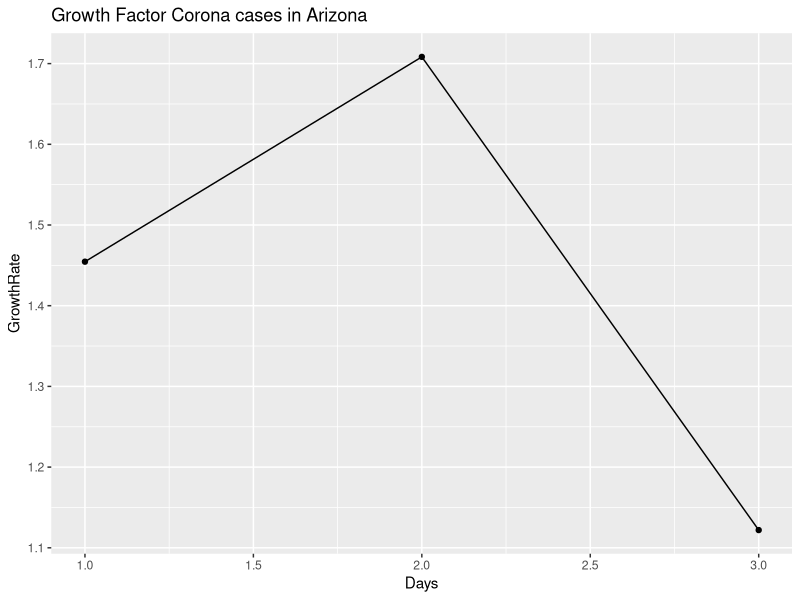

Here is the R script that generated this plot:
library(ggplot2)

coronaGrowth <- function(absoluteNumbers){
  growthfactor <- NULL
for(i in 1:length(absoluteNumbers))
{
  #print((absoluteNumbers[i]-absoluteNumbers[i+1]/absoluteNumbers[i+1])/absoluteNumbers[i+1])
  growthfactor[i] <- ((absoluteNumbers[i]-absoluteNumbers[i+1]))/(absoluteNumbers[i+1]-absoluteNumbers[i+2])  
}

   return (rev(growthfactor))
}

absolutenumbers <- c(326,234,152,104,71)

growthrate <- na.exclude(coronaGrowth(absolutenumbers))
days <- seq(1:length(growthrate))

dataTrend <- data.frame(GrowthRate = growthrate, Days = days)
print(dataTrend)
ggplot(data=dataTrend, aes(x=Days, y=GrowthRate, group=1)) +ggtitle("Growth Factor Corona cases in Arizona")+
  geom_line()+
  geom_point()

# Growth factor is the factor by which a quantity multiplies itself over time. The formula used is every day's new cases / new cases on the previous day. 
#For example, a quantity growing by 7% every period (in this case daily) has a growth factor of 1.07.
# 
# A growth factor above 1 indicates an increase, whereas one which remains between 0 and 1 it is a sign of decline, with the quantity eventually becoming zero, 
#whereas a growth factor constantly above 1 could signal exponential growth